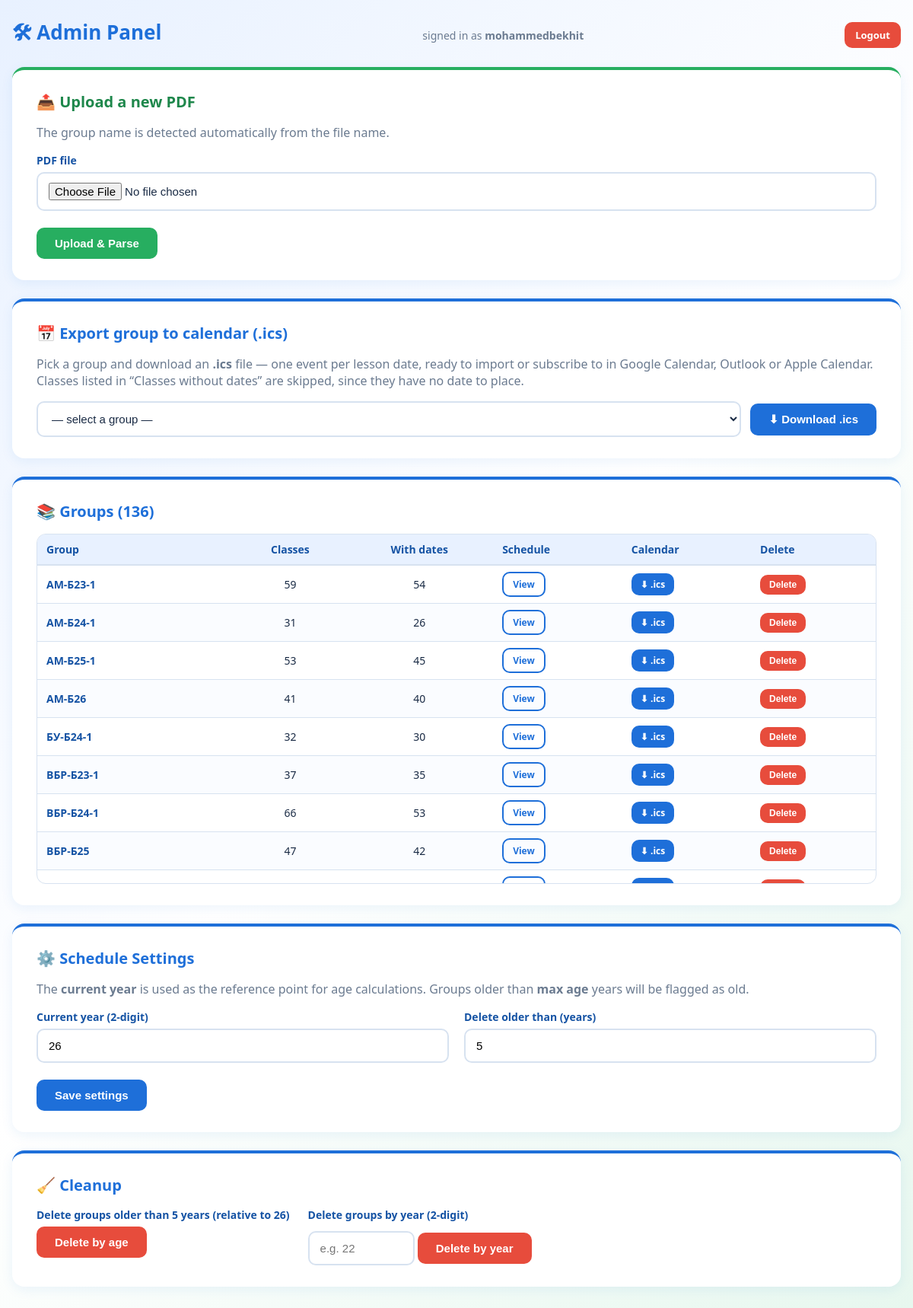
Screenshot of /admin/panel (signed in) with the database file from the repository.
### tables this page shows
CREATE TABLE schedules (
                group_name  TEXT PRIMARY KEY,
                schedule    TEXT NOT NULL,
                pdf_name    TEXT,
                uploaded_at TEXT DEFAULT CURRENT_TIMESTAMP
            );

CREATE TABLE settings (
                key   TEXT PRIMARY KEY,
                value TEXT NOT NULL
            );

### app.py (the view, shortened to what this page needs)
@app.route("/admin/panel", methods=["GET", "POST"])
@admin_required
def admin_panel():
    settings = get_all_settings()
    groups = list_groups()
    return render_template(
        "admin.html",
        groups=groups,
        group_rows=list_groups_with_counts(),
        settings=settings,
        admin_user=ADMIN_USER,
    )

### app.py (called while the page is built)
@app.after_request
def set_security_headers(resp):
    resp.headers["X-Content-Type-Options"] = "nosniff"
    resp.headers["X-Frame-Options"] = "DENY"
    resp.headers["Referrer-Policy"] = "strict-origin-when-cross-origin"
    resp.headers["Permissions-Policy"] = "geolocation=(), microphone=(), camera=()"
    resp.headers["Content-Security-Policy"] = (
        "default-src 'self'; "
        "style-src 'self' 'unsafe-inline'; "
        "script-src 'self' 'unsafe-inline'; "
        "img-src 'self' data:; "
        "font-src 'self' data:; "
        "frame-ancestors 'none'; "
        "base-uri 'self'; "
        "form-action 'self'"
    )
    return resp

def list_groups():
    with sqlite3.connect(DB_PATH) as conn:
        rows = conn.execute(
            "SELECT group_name FROM schedules ORDER BY group_name"
        ).fetchall()
    return [r[0] for r in rows]

def list_groups_with_counts() -> list:
    with sqlite3.connect(DB_PATH) as conn:
        rows = conn.execute(
            "SELECT s.group_name, COUNT(c.id), "
            "SUM(CASE WHEN c.dates IS NULL OR c.dates = '[]' THEN 0 ELSE 1 END) "
            "FROM schedules s LEFT JOIN classes c ON c.group_name = s.group_name "
            "GROUP BY s.group_name ORDER BY s.group_name"
        ).fetchall()
    return [{"name": r[0], "classes": r[1] or 0, "dated": r[2] or 0} for r in rows]

def get_all_settings() -> dict:
    with sqlite3.connect(DB_PATH) as conn:
        rows = conn.execute("SELECT key, value FROM settings").fetchall()
    return {k: v for k, v in rows}

def admin_required(f):
    @wraps(f)
    def wrapper(*args, **kwargs):
        if not session.get("is_admin"):
            return redirect(url_for("admin_login"))
        return f(*args, **kwargs)
    return wrapper

### templates/admin.html (shortened to what this page needs)
{% extends "base.html" %}
{% block content %}
<div class="schedule-header">
    <h2>🛠 Admin Panel</h2>
    <span class="badge-text">signed in as <b>{{ admin_user }}</b></span>
    <a href="{{ url_for('admin_logout') }}" class="btn danger small">Logout</a>
</div>
<div class="card green">
    <h2>📤 Upload a new PDF</h2>
    <p style="color: var(--muted); margin-top: 0;">
        The group name is detected automatically from the file name.
    </p>
    <form method="post" enctype="multipart/form-data">
        <label for="pdf">PDF file</label>
        <input type="file" name="pdf" id="pdf" accept=".pdf" required>
        <br><br>
        <button type="submit" class="btn green">Upload &amp; Parse</button>
    </form>
</div>
<div class="card">
    <h2>📅 Export group to calendar (.ics)</h2>
    <p style="color: var(--muted); margin-top: 0;">
        Pick a group and download an <b>.ics</b> file — one event per lesson date,
        ready to import or subscribe to in Google&nbsp;Calendar, Outlook or Apple&nbsp;Calendar.
        Classes listed in “Classes without dates” are skipped, since they have no date to place.
    </p>
    {% if groups %}
    <form method="get" action="{{ url_for('admin_export_ics') }}" class="ics-export-form">
        <div class="ics-export-row">
            <select name="group" id="ics-group" required>
                <option value="">— select a group —</option>
            </select>
            <button type="submit" class="btn">⬇ Download .ics</button>
        </div>
    </form>
    {% else %}
    <p style="color: var(--muted); font-style: italic;">No groups uploaded yet.</p>
    {% endif %}
</div>
<div class="card">
    <h2>📚 Groups ({{ group_rows|length }})</h2>
    <div class="groups-table-wrap">
        <table class="groups-table">
            <thead>
                <tr>
                    <th>Group</th>
                    <th class="num">Classes</th>
                    <th class="num">With dates</th>
                    <th>Schedule</th>
                    <th>Calendar</th>
                    <th>Delete</th>
                </tr>
            </thead>
            <tbody>
                {% for row in group_rows %}
                <tr>
                    <td class="g-name">{{ row.name }}</td>
                    <td class="num">{{ row.classes }}</td>
                    <td class="num">{{ row.dated }}</td>
                    <td>
                        <a href="{{ url_for('schedule', group=row.name) }}" class="btn ghost small">View</a>
                    </td>
                    <td>
                        <a href="{{ url_for('ics_export', group=row.name) }}" class="btn small">⬇ .ics</a>
                    </td>
                    <td>
                        <form method="post" action="{{ url_for('admin_delete', group=row.name) }}"
                              onsubmit="return confirm('Delete {{ row.name }} and all its classes?');">
                            <button type="submit" class="btn danger small">Delete</button>
                        </form>
                    </td>
                </tr>
                {% endfor %}
            </tbody>
        </table>
    </div>
</div>
<div class="card">
    <h2>⚙️ Schedule Settings</h2>
    <p style="color: var(--muted); margin-top: 0;">
        The <b>current year</b> is used as the reference point for age calculations.
        Groups older than <b>max age</b> years will be flagged as old.
    </p>
    <form method="post" action="{{ url_for('admin_save_settings') }}">
        <div style="display:flex; gap: 20px; flex-wrap: wrap;">
            <div style="flex:1; min-width: 220px;">
                <label for="current_year">Current year (2-digit)</label>
                <input type="text" id="current_year" name="current_year" value="{{ settings.current_year }}"
                    maxlength="2" pattern="\d{2}" required>
            </div>
            <div style="flex:1; min-width: 220px;">
                <label for="max_age_years">Delete older than (years)</label>
                <input type="text" id="max_age_years" name="max_age_years" value="{{ settings.max_age_years }}"
                    maxlength="2" pattern="\d{2}" required>
            </div>
        </div>
        <br>
        <button type="submit" class="btn">Save settings</button>
    </form>
</div>
<div class="card">
    <h2>🧹 Cleanup</h2>
    <div style="display:flex; gap: 24px; flex-wrap: wrap;">
        <form method="post" action="{{ url_for('admin_cleanup_by_age') }}"
              onsubmit="return confirm('Delete every group older than max_age_years?');">
            <label>Delete groups older than <b>{{ settings.max_age_years }}</b> years
                (relative to {{ settings.current_year }})</label>
            <button type="submit" class="btn danger">Delete by age</button>
        </form>
        <form method="post" action="{{ url_for('admin_cleanup_by_year') }}"
              onsubmit="return confirm('Delete every group of the given year?');">
            <label for="target_year">Delete groups by year (2-digit)</label>
            <input type="text" id="target_year" name="target_year" maxlength="2" pattern="\d{2}"
                   placeholder="e.g. 22" style="max-width:140px;">
            <button type="submit" class="btn danger" style="margin-top:8px;">Delete by year</button>
        </form>
    </div>
</div>
{% endblock %}

### templates/base.html (shortened to what this page needs)
<!DOCTYPE html>
<html lang="en">
<head>
    <link rel="stylesheet" href="{{ url_for('static', filename='style.css') }}">
</head>
<body>
    <div class="container">
        {% block content %}{% endblock %}
    </div>
</body>
</html>

### static/style.css (style rules this page uses)
* { box-sizing: border-box; }
body { margin: 0; font-family: "Segoe UI", Tahoma, Verdana, sans-serif; background: linear-gradient(135deg, var(--blue-soft) 0%, var(--white) 50%, var(--green-soft) 100%); min-height: 100vh; color: var(--text); }
.container { width: 100%; max-width: 2400px; margin: 0 auto; padding: 24px 16px 56px; }
.card { background: var(--white); border-radius: 16px; padding: 28px 32px; box-shadow: var(--shadow); margin-bottom: 24px; border-top: 4px solid var(--blue); }
.card h2 { margin: 0 0 16px; color: var(--blue); font-size: 20px; }
.card.green { border-top-color: var(--green); }
.card.green h2 { color: var(--green-dark); }
label { display: block; font-weight: 600; color: var(--blue-dark); margin-bottom: 6px; font-size: 14px; }
input[type="text"], input[type="password"], input[type="file"] { width: 100%; padding: 12px 14px; border: 2px solid var(--border); border-radius: 10px; font-size: 15px; outline: none; transition: border-color 0.18s ease; background: var(--white); }
.btn { display: inline-block; padding: 12px 24px; border: none; border-radius: 10px; background: var(--blue); color: var(--white); font-size: 15px; font-weight: 600; cursor: pointer; text-decoration: none; transition: all 0.18s ease; }
.btn.green { background: var(--green); }
.btn.ghost { background: transparent; color: var(--blue); border: 2px solid var(--blue); }
.btn.danger { background: #e74c3c; }
.btn.small { padding: 8px 14px; font-size: 13px; }
.schedule-header { display: flex; justify-content: space-between; align-items: center; flex-wrap: wrap; gap: 16px; margin-bottom: 20px; }
.schedule-header h2 { margin: 0; color: var(--blue); font-size: 26px; }
.badge-text { color: var(--muted); font-size: 14px; }
.ics-export-row { display: flex; gap: 12px; flex-wrap: wrap; align-items: center; }
.ics-export-row select { flex: 1 1 280px; min-width: 220px; padding: 12px 14px; border: 2px solid var(--border); border-radius: 10px; font-size: 15px; background: var(--white); color: var(--text); }
.groups-table-wrap { max-height: 460px; overflow-y: auto; border: 1px solid var(--border); border-radius: 12px; }
table.groups-table { width: 100%; border-collapse: collapse; font-size: 14px; }
table.groups-table th { position: sticky; top: 0; background: var(--blue-soft); color: var(--blue-dark); text-align: left; padding: 10px 12px; font-weight: 700; border-bottom: 2px solid var(--border); z-index: 1; }
table.groups-table th.num, table.groups-table td.num { text-align: center; }
table.groups-table td { padding: 8px 12px; border-bottom: 1px solid var(--border); vertical-align: middle; }
table.groups-table tr:nth-child(even) td { background: #fafcff; }
table.groups-table td.g-name { font-weight: 700; color: var(--blue-dark); white-space: nowrap; }
table.groups-table td form { margin: 0; }
table.groups-table .btn.small { padding: 6px 12px; font-size: 12px; }

### rows the page displays
schedules: name "АМ-Б23-1", classes "59", dated "54"
schedules: name "АМ-Б24-1", classes "31", dated "26"
schedules: name "АМ-Б25-1", classes "53", dated "45"
schedules: name "АМ-Б26", classes "41", dated "40"
schedules: name "БУ-Б24-1", classes "32", dated "30"
schedules: name "ВБР-Б23-1", classes "37", dated "35"
schedules: name "ВБР-Б24-1", classes "66", dated "53"
schedules: name "ВБР-Б25", classes "47", dated "42"
settings: current_year "26"

### other values shown
{{ admin_user }} "mohammedbekhit"
{{ group_rows|length }} "136"
{{ settings.max_age_years }} "5"
